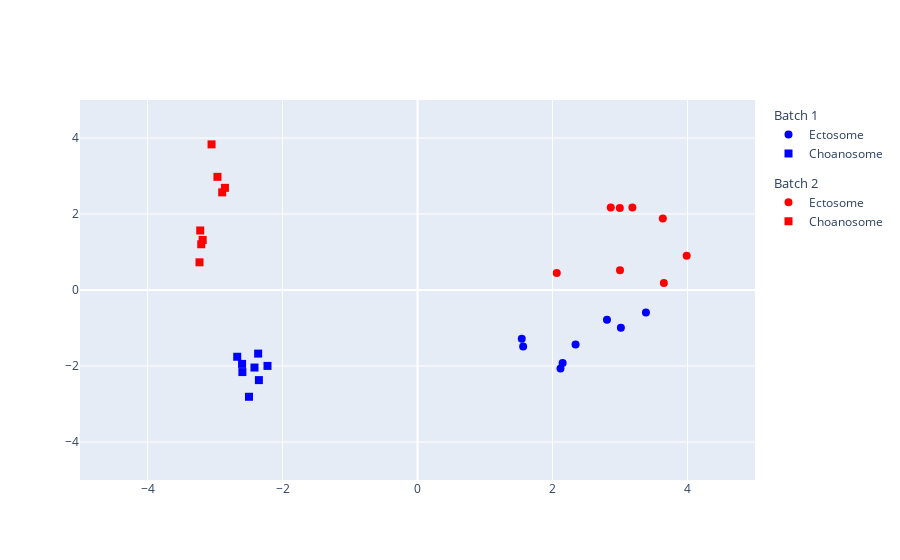

Notebook source saved alongside this figure:
### Markdown cell above
### PCA plot

### Code cell
plotPCA(data)

### Figure 1 — Plotly figure (JSON) as saved in the notebook; plotly's stock layout.template omitted (floating-point values rounded to 4 significant figures)
{"data": [{"legendgroup": "1", "legendgrouptitle": {"text": "Batch 1"}, "marker": {"color": ["blue", "blue", "blue", "blue", "blue", "blue", "blue", "blue"], "size": 8, "symbol": ["circle", "circle", "circle", "circle", "circle", "circle", "circle", "circle"]}, "mode": "markers", "name": "Ectosome", "type": "scatter", "x": [2.807, 3.384, 1.565, 1.544, 2.15, 2.118, 2.342, 3.013], "y": [-0.7825, -0.5917, -1.489, -1.286, -1.924, -2.067, -1.434, -0.9951]}, {"legendgroup": "1", "legendgrouptitle": {"text": "Batch 1"}, "marker": {"color": ["blue", "blue", "blue", "blue", "blue", "blue", "blue", "blue"], "size": 8, "symbol": ["square", "square", "square", "square", "square", "square", "square", "square"]}, "mode": "markers", "name": "Choanosome", "type": "scatter", "x": [-2.35, -2.496, -2.599, -2.671, -2.595, -2.361, -2.415, -2.222], "y": [-2.371, -2.81, -1.945, -1.757, -2.16, -1.674, -2.04, -1.998]}, {"legendgroup": "2", "legendgrouptitle": {"text": "Batch 2"}, "marker": {"color": ["red", "red", "red", "red", "red", "red", "red", "red"], "size": 8, "symbol": ["circle", "circle", "circle", "circle", "circle", "circle", "circle", "circle"]}, "mode": "markers", "name": "Ectosome", "type": "scatter", "x": [3.65, 3.0, 3.988, 2.063, 2.997, 3.184, 3.634, 2.863], "y": [0.1857, 0.5205, 0.9039, 0.4505, 2.157, 2.171, 1.88, 2.171]}, {"legendgroup": "2", "legendgrouptitle": {"text": "Batch 2"}, "marker": {"color": ["red", "red", "red", "red", "red", "red", "red", "red"], "size": 8, "symbol": ["square", "square", "square", "square", "square", "square", "square", "square"]}, "mode": "markers", "name": "Choanosome", "type": "scatter", "x": [-3.219, -3.23, -3.183, -3.204, -2.964, -2.852, -2.893, -3.051], "y": [1.567, 0.7287, 1.317, 1.203, 2.979, 2.688, 2.569, 3.832]}], "layout": {"xaxis": {"range": [-5, 5]}, "yaxis": {"range": [-5, 5]}}}
